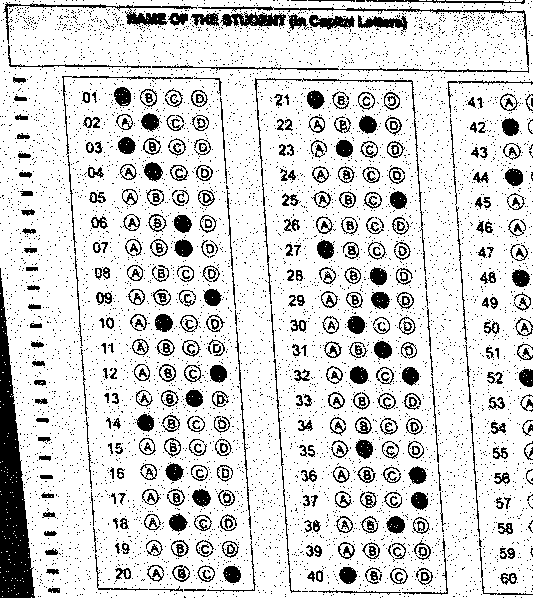
#> input picture notebooks/template_detection/real_template.png, 533 x 598 px
$ python -i template_extraction.py   (imports and definitions only)
#> lines starting #> are read from the running program, lines starting #| are printed output that depends on the picture; after the words box and inside, x2 and y2 are one past the last pixel; in counts of white or black regions, pixels touching at a corner belong together
#> further down, picture is the input picture: shape (598, 533, 3); 83.7% white; 5748 black regions (5334 under 20 px), largest, box (x1, y1, x2, y2) and area: (0, 268, 35, 598) 5684, (198, 6, 529, 73) 1126, (3, 2, 197, 44) 908
#!/usr/bin/env python3
"""
Template Extraction Script
Extract real OMR template from successful contour detection results
"""

import cv2
import numpy as np
import matplotlib.pyplot as plt
from pathlib import Path
from typing import List, Tuple, Dict
import warnings
# [1 line not run here, left out]

# Import contour detection functions from notebook
# [16 lines left out: functions load_image, preprocess_for_contour, not called in this run]

def extract_contours(binary_image: np.ndarray) -> Tuple[List, np.ndarray]:
    """Ekstraksi kontur dengan hierarchical relationships"""
    contours, hierarchy = cv2.findContours(
        binary_image, cv2.RETR_TREE, cv2.CHAIN_APPROX_SIMPLE
    )
    return contours, hierarchy

def calculate_rotation_robust_properties(contour: np.ndarray) -> Dict:
    """Calculate properties using rotation-invariant minAreaRect"""
    min_rect = cv2.minAreaRect(contour)
    (center_x, center_y), (width, height), angle = min_rect

    box_points = cv2.boxPoints(min_rect)
    box_points = np.array(box_points, dtype=np.int32)

    contour_area = cv2.contourArea(contour)
    rect_area = width * height
    rectangularity = contour_area / rect_area if rect_area > 0 else 0.0

    if width > height:
        aspect_ratio = height / width if width > 0 else 0.0
    else:
        aspect_ratio = width / height if height > 0 else 0.0

    return {
        'area': contour_area,
        'aspect_ratio': aspect_ratio,
        'rectangularity': rectangularity,
        'angle': angle,
        'box_points': box_points,
        'center': (center_x, center_y),
        'dimensions': (width, height)
    }

def filter_contours_rotation_robust(
    contours: List,
    image_shape: Tuple[int, int],
    min_area_ratio: float = 0.05,
    max_area_ratio: float = 0.70,
    min_aspect_ratio: float = 0.05,
    max_aspect_ratio: float = 0.80,
    min_rectangularity: float = 0.60
) -> List[Dict]:
    """Filter kontur dengan rotation-robust properties"""
    h, w = image_shape[:2]
    image_area = h * w

    filtered = []

    for contour in contours:
        props = calculate_rotation_robust_properties(contour)
        area_ratio = props['area'] / image_area
        aspect_ratio = props['aspect_ratio']
        rectangularity = props['rectangularity']

        if not (min_area_ratio <= area_ratio <= max_area_ratio):
            continue
        if not (min_aspect_ratio <= aspect_ratio <= max_aspect_ratio):
            continue
        if rectangularity < min_rectangularity:
            continue

        filtered.append({
            'contour': contour,
            'area': props['area'],
            'area_ratio': area_ratio,
            'aspect_ratio': aspect_ratio,
            'rectangularity': rectangularity,
            'angle': props['angle'],
            'box_points': props['box_points'],
            'center': props['center'],
            'dimensions': props['dimensions']
        })

    return filtered

def detect_grid_rotation_robust(image: np.ndarray, use_binary_inv: bool = True) -> Dict:
    """Complete rotation-robust grid detection pipeline"""
#> called with use_binary_inv = True
    gray = cv2.cvtColor(image, cv2.COLOR_BGR2GRAY)
    blurred = cv2.GaussianBlur(gray, (5, 5), 0)
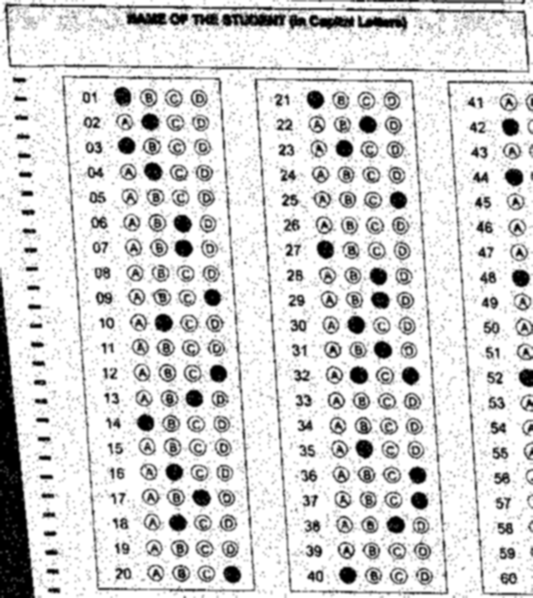
#> blurred: shape (598, 533); min 0, max 255, mean 213.3

    if use_binary_inv:
        binary = cv2.adaptiveThreshold(
            blurred, 255, cv2.ADAPTIVE_THRESH_GAUSSIAN_C,
            cv2.THRESH_BINARY_INV, blockSize=11, C=2
        )
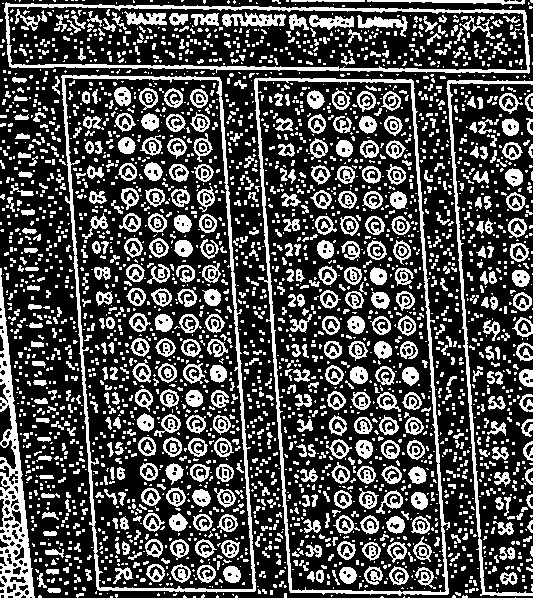
#> binary: shape (598, 533); 30.5% white; 3100 white regions (2443 under 20 px)
    else:
        binary = cv2.adaptiveThreshold(
            blurred, 255, cv2.ADAPTIVE_THRESH_GAUSSIAN_C,
            cv2.THRESH_BINARY, blockSize=11, C=2
        )

    contours, hierarchy = extract_contours(binary)
#> in extract_contours, `contours, hierarchy = cv2.findContours( binary_image, cv2.RETR_TREE, c..`: contours = 3619 contours, 2937 with area under 20; largest, box (x1, y1, x2, y2) and area: (61, 75, 256, 593) 81644, (254, 77, 450, 596) 81642, (257, 79, 447, 593) 78493, (64, 77, 254, 590) 78468, (4, 2, 530, 74) 32450
    filtered = filter_contours_rotation_robust(contours, image.shape)
#> the loop in filter_contours_rotation_robust, `for contour in contours:` made 3619 passes
#> contour on passes 49 to 51: [[469, 580], [469, 582], [471, 582], [471, 580]], [[522, 579], [522, 581], [524, 581], [524, 579]], [[47, 579], [47, 581], [49, 581], [49, 579]]

    # Simple scoring untuk template extraction
    if not filtered:
        return {
            'success': False,
            'confidence': 0.0,
            'message': 'No contours passed filtering'
        }

    # Score based on area ratio and rectangularity
    best_candidate = None
    best_score = 0.0

    for candidate in filtered:
        score = candidate['rectangularity'] * 0.6 + (1 - abs(candidate['area_ratio'] - 0.25)) * 0.4
        if score > best_score:
            best_score = score
            best_candidate = candidate
            best_candidate['confidence'] = score
#> this loop made 6 passes

    return {
        'success': True,
        'candidate': best_candidate,
        'confidence': best_score,
        'binary_image': binary,
        'threshold_method': 'BINARY_INV' if use_binary_inv else 'BINARY'
    }

# [148 lines left out: functions extract_template_from_detection, main, not called in this run]

# [2 lines not run here, left out]

>>> import cv2
>>> picture = cv2.imread('real_template.png')
>>> result = detect_grid_rotation_robust(picture)
